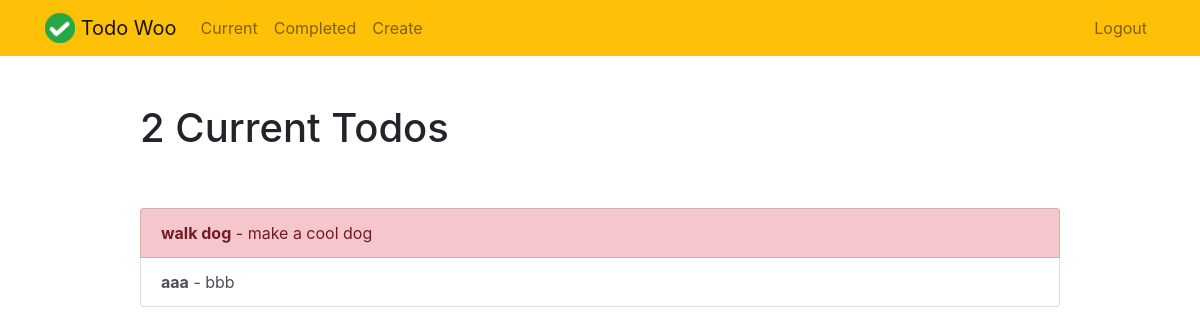
Before: /current/ (signed in) with the older database file.
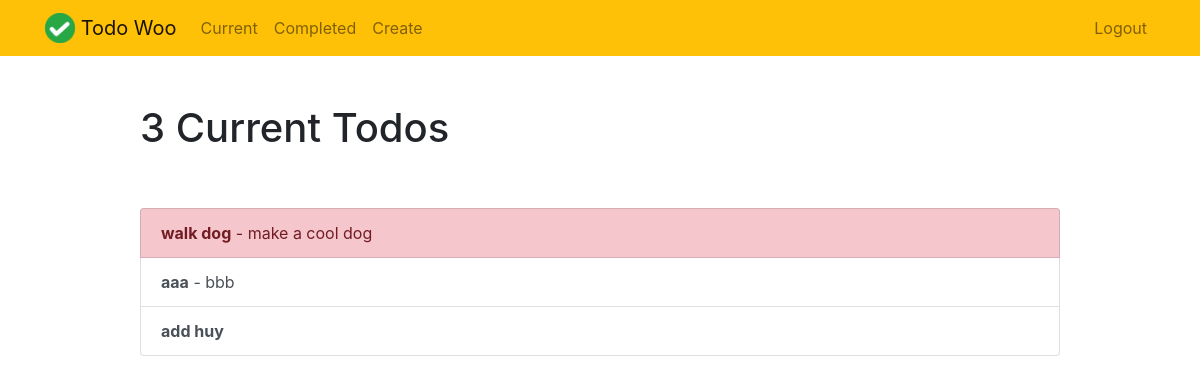
After: the same page with the newer database file.
### todo/models.py (models this page shows, shortened)
class Todo(models.Model):
    title = models.CharField(max_length=100)
    memo = models.TextField(blank=True)
    created = models.DateTimeField(auto_now_add=True)
    datecompleted = models.DateTimeField(null=True, blank=True)
    important = models.BooleanField(default=False)
    user = models.ForeignKey(User, on_delete=models.CASCADE)

### todo/views.py (the view)
# urls.py: path('current/', views.currenttodos, name='currenttodos'),
@login_required
def currenttodos(request):
    todos = Todo.objects.filter(user=request.user, datecompleted__isnull=True)
    return render(request, 'todo/currenttodos.html', {'todos':todos})

### todo/templates/todo/currenttodos.html
{% extends "todo/base.html" %}
{% block content %}
    <div class="row justify-content-center mt-5">
        <div class="col-md-10">
            {% if todos %}
                 <h1>{{ todos.count }} Current Todo{{ todos.count|pluralize }}</h1>
            {% else %}
                           <h1>Current Todos</h1>
            {% endif %}
        </div>
    </div>
    <div class="row justify-content-center mt-5">
        <div class="col-md-10">
        {% if todos %}
            <div class="list-group">
                {% for todo in todos %}
                    <a href="{% url 'viewtodo' todo.id %}" class="list-group-item list-group-item-action{% if todo.important %} list-group-item-danger{% endif %}"><b>{{ todo.title }}</b>{% if todo.memo %} - {{ todo.memo|truncatechars:30 }}{% endif %}</a>
                {% endfor %}
            </div>
        {% else %}
            <div class="text-center">
                <h2>Looks like you don't have any todos! Nice work.</h2>
            <br>
            <a role="button" class="btn btn-primary" href="{% url 'createtodo' %}">New Todo</a>
            </div>
        {% endif %}
        </div>
    </div>
{% endblock %}

Changed rows visible on the page:
added Todo: title "add huy"
Other visible differences:
{{ todos.count }}: "2" → "3"
